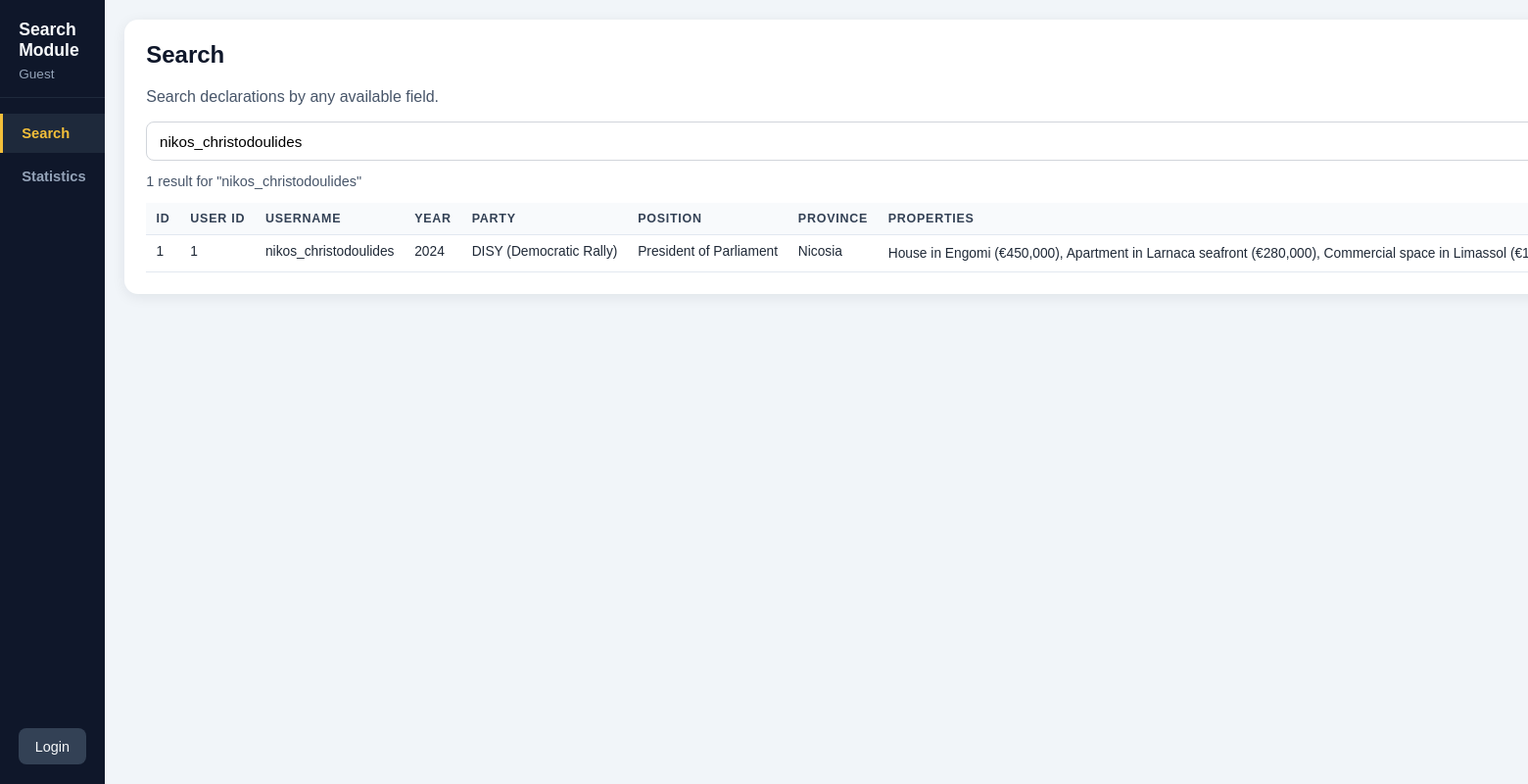
The page /modules/list.php?keyword=nikos_christodoulides on the database as committed earlier.
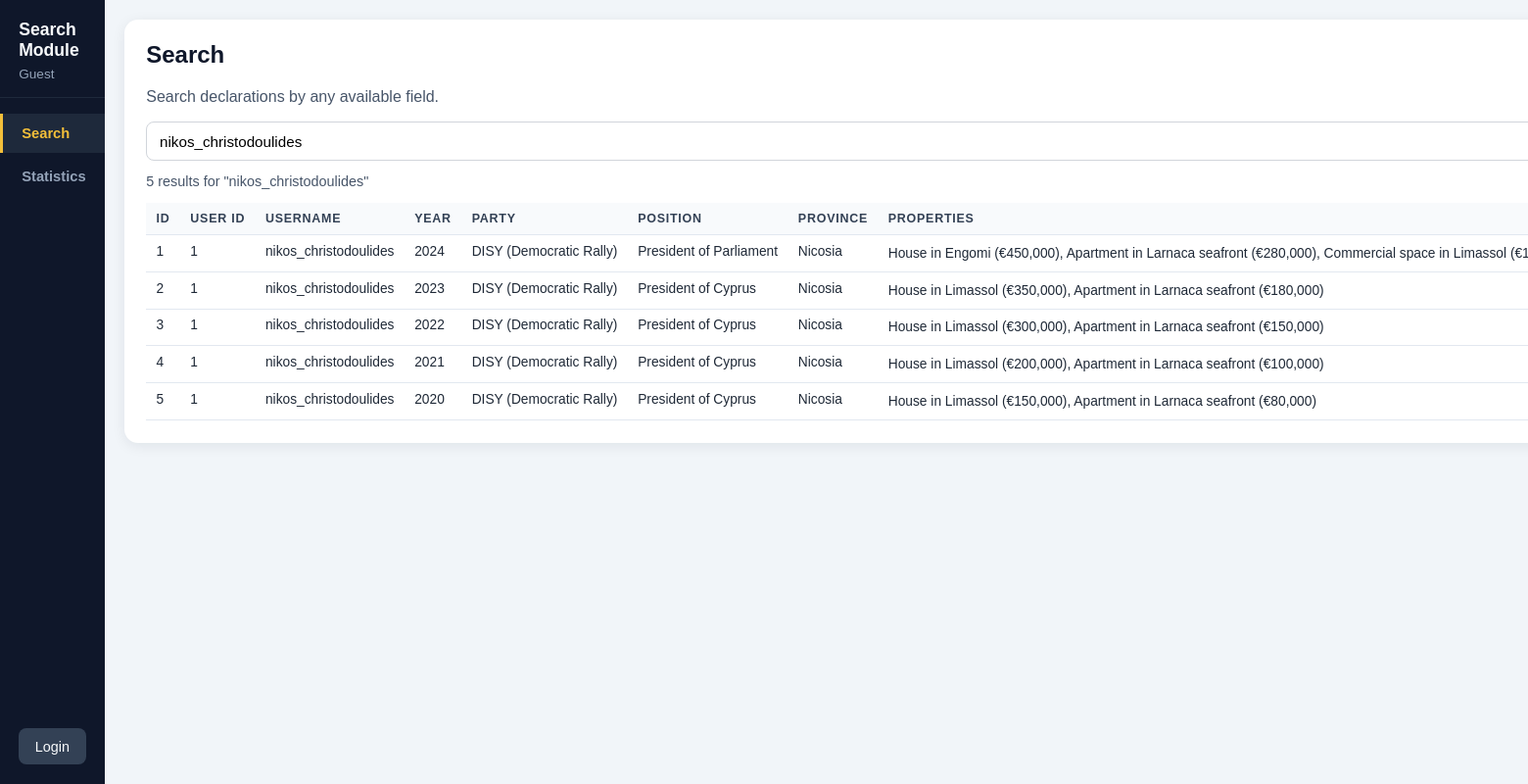
The same page on the database as committed later.
### tables this page shows
CREATE TABLE declarations (
    id INT AUTO_INCREMENT PRIMARY KEY,
    user_id INT NOT NULL,
    declaration_year YEAR NOT NULL,
    party VARCHAR(255) NOT NULL,
    position VARCHAR(255) NOT NULL,
    province VARCHAR(255) NOT NULL,
    properties TEXT,
    vehicles TEXT,
    shares TEXT,
    debts TEXT,
    income DECIMAL(15, 2),
    created_at TIMESTAMP DEFAULT CURRENT_TIMESTAMP,
    FOREIGN KEY (user_id) REFERENCES users (id) ON DELETE CASCADE
);

CREATE TABLE users (
    id INT AUTO_INCREMENT PRIMARY KEY,
    username VARCHAR(255) NOT NULL UNIQUE,
    email VARCHAR(255) NOT NULL UNIQUE,
    password_hash TEXT NOT NULL,
    role ENUM('citizen', 'politician', 'admin') NOT NULL,
    created_at TIMESTAMP DEFAULT CURRENT_TIMESTAMP
);

### modules/list.php (the view, shortened to what this page needs)
<?php
require_once '../includes/db.php';
$isLoggedInCitizen = isset($_SESSION['user_id']) && (($_SESSION['role'] ?? '') === 'citizen');
$username = trim((string) ($_SESSION['username'] ?? 'Guest'));
$keyword = trim($_GET['keyword'] ?? '');
$results = [];
if ($keyword !== '') {
    $kw = '%' . $keyword . '%';
    $stmt = $pdo->prepare(
        'SELECT d.*, u.username
         FROM declarations d
         JOIN users u ON d.user_id = u.id
         WHERE u.username LIKE :kw
            OR CAST(d.id AS CHAR) LIKE :kw
            OR CAST(d.user_id AS CHAR) LIKE :kw
            OR CAST(d.declaration_year AS CHAR) LIKE :kw
                OR d.party LIKE :kw
                OR d.position LIKE :kw
                OR d.province LIKE :kw
            OR d.properties LIKE :kw
            OR d.vehicles LIKE :kw
            OR d.shares LIKE :kw
            OR d.debts LIKE :kw
                OR CAST(d.created_at AS CHAR) LIKE :kw
            OR CAST(d.income AS CHAR) LIKE :kw
         ORDER BY d.declaration_year DESC, u.username ASC'
    );
    $stmt->execute([':kw' => $kw]);
    $results = $stmt->fetchAll();
}
?>
<!DOCTYPE html>
<html lang="en">
<head>
    <link rel="stylesheet" href="search/style.css">
</head>
<body>
<div class="layout">
    <aside class="sidebar">
        <div class="side-header">
            <h2>Search Module</h2>
            <p><?= htmlspecialchars($username, ENT_QUOTES, 'UTF-8') ?></p>
        </div>
        <nav class="side-nav">
            <a href="list.php" class="side-link active">Search</a>
            <a href="search/search.php?section=statistics" class="side-link">Statistics</a>
        </nav>
        <?php if ($isLoggedInCitizen): ?>
            <a class="logout-link" href="../auth/logout.php">Logout</a>
        <?php else: ?>
            <a class="logout-link" href="../auth/login.php">Login</a>
        <?php endif; ?>
    </aside>
    <main class="content">
        <section class="panel">
            <h1>Search</h1>
            <p>Search declarations by any available field.</p>
            <form class="search-form" method="GET" action="list.php">
                <input
                    type="text"
                    name="keyword"
                    placeholder="Name, party, position, debts, province, income..."
                    value="<?= htmlspecialchars($keyword, ENT_QUOTES, 'UTF-8') ?>"
                >
            </form>
            <p class="result-count">
                <?php if ($keyword !== ''): ?>
                    <?= count($results) ?> result<?= count($results) !== 1 ? 's' : '' ?> for "<?= htmlspecialchars($keyword, ENT_QUOTES, 'UTF-8') ?>"
                <?php else: ?>
                    Showing all <?= count($results) ?> declaration<?= count($results) !== 1 ? 's' : '' ?>
                <?php endif; ?>
            </p>
            <div class="table-wrap">
                <table class="declarations-full-table">
                    <thead>
                        <tr>
                            <th>ID</th>
                            <th>User ID</th>
                            <th>Username</th>
                            <th>Year</th>
                            <th>Party</th>
                            <th>Position</th>
                            <th>Province</th>
                            <th>Properties</th>
                        </tr>
                    </thead>
                    <tbody>
                    <?php foreach ($results as $row): ?>
                        <tr>
                            <td><?= (int) $row['id'] ?></td>
                            <td><?= (int) $row['user_id'] ?></td>
                            <td><?= htmlspecialchars((string) $row['username'], ENT_QUOTES, 'UTF-8') ?></td>
                            <td><?= htmlspecialchars((string) $row['declaration_year'], ENT_QUOTES, 'UTF-8') ?></td>
                            <td><?= htmlspecialchars((string) $row['party'], ENT_QUOTES, 'UTF-8') ?></td>
                            <td><?= htmlspecialchars((string) $row['position'], ENT_QUOTES, 'UTF-8') ?></td>
                            <td><?= htmlspecialchars((string) $row['province'], ENT_QUOTES, 'UTF-8') ?></td>
                            <td class="text-cell"><?= htmlspecialchars((string) ($row['properties'] ?? ''), ENT_QUOTES, 'UTF-8') ?></td>
                        </tr>
                    <?php endforeach; ?>
                    </tbody>
                </table>
            </div>
        </section>
    </main>
</div>
</body>
</html>

Rows that differ between the two databases and show on the page:
now on this page (row edited): declarations: id "2", user "1", user.username "nikos_christodoulides", declaration_year "2023", party "DISY (Democratic Rally)", position "President of Cyprus", province "Nicosia", properties "House in Limassol (€350,000), Apartment in Larnaca seafront (€180,000)"
now on this page (row edited): declarations: id "3", user "1", user.username "nikos_christodoulides", declaration_year "2022", party "DISY (Democratic Rally)", position "President of Cyprus", province "Nicosia", properties "House in Limassol (€300,000), Apartment in Larnaca seafront (€150,000)"
added declarations: id "4", user "1", user.username "nikos_christodoulides", declaration_year "2021", party "DISY (Democratic Rally)", position "President of Cyprus", province "Nicosia", properties "House in Limassol (€200,000), Apartment in Larnaca seafront (€100,000)"
added declarations: id "5", user "1", user.username "nikos_christodoulides", declaration_year "2020", party "DISY (Democratic Rally)", position "President of Cyprus", province "Nicosia", properties "House in Limassol (€150,000), Apartment in Larnaca seafront (€80,000)"
Other text that changed with them:
count($results): "1" → "5"
text now shown: "s"
